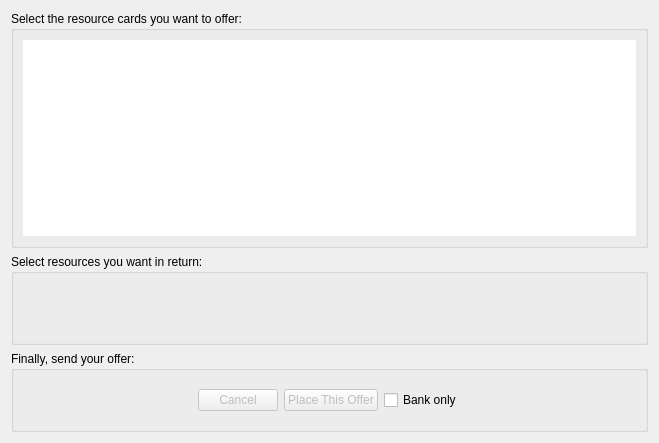
<?xml version="1.0" encoding="UTF-8"?>
<ui version="4.0">
 <class>CreateTradeOfferForm</class>
 <widget class="QDialog" name="CreateTradeOfferForm">
  <property name="geometry">
   <rect>
    <x>0</x>
    <y>0</y>
    <width>659</width>
    <height>443</height>
   </rect>
  </property>
  <property name="sizePolicy">
   <sizepolicy hsizetype="Fixed" vsizetype="Fixed">
    <horstretch>0</horstretch>
    <verstretch>0</verstretch>
   </sizepolicy>
  </property>
  <property name="windowTitle">
   <string>Trade</string>
  </property>
  <layout class="QVBoxLayout" name="verticalLayout">
   <item>
    <widget class="QGroupBox" name="groupBox">
     <property name="sizePolicy">
      <sizepolicy hsizetype="Preferred" vsizetype="Expanding">
       <horstretch>0</horstretch>
       <verstretch>0</verstretch>
      </sizepolicy>
     </property>
     <property name="title">
      <string>Select the resource cards you want to offer:</string>
     </property>
     <layout class="QVBoxLayout" name="verticalLayout_2">
      <item>
       <widget class="QGraphicsView" name="graphicsViewCardSelection">
        <property name="autoFillBackground">
         <bool>false</bool>
        </property>
        <property name="frameShape">
         <enum>QFrame::NoFrame</enum>
        </property>
        <property name="frameShadow">
         <enum>QFrame::Plain</enum>
        </property>
        <property name="lineWidth">
         <number>1</number>
        </property>
        <property name="verticalScrollBarPolicy">
         <enum>Qt::ScrollBarAlwaysOff</enum>
        </property>
        <property name="horizontalScrollBarPolicy">
         <enum>Qt::ScrollBarAlwaysOff</enum>
        </property>
       </widget>
      </item>
     </layout>
    </widget>
   </item>
   <item>
    <widget class="QGroupBox" name="grouBoxTrade">
     <property name="title">
      <string>Select resources you want in return:</string>
     </property>
     <layout class="QVBoxLayout" name="verticalLayout_4">
      <item>
       <widget class="ResourceInfoWidget" name="widgetResourceInfo" native="true">
        <property name="minimumSize">
         <size>
          <width>0</width>
          <height>50</height>
         </size>
        </property>
       </widget>
      </item>
     </layout>
    </widget>
   </item>
   <item>
    <widget class="QGroupBox" name="groupBox_2">
     <property name="title">
      <string>Finally, send your offer:</string>
     </property>
     <layout class="QVBoxLayout" name="verticalLayout_3">
      <item>
       <widget class="QWidget" name="widget_2" native="true">
        <layout class="QHBoxLayout" name="horizontalLayout">
         <item>
          <spacer name="horizontalSpacer_2">
           <property name="orientation">
            <enum>Qt::Horizontal</enum>
           </property>
           <property name="sizeHint" stdset="0">
            <size>
             <width>40</width>
             <height>20</height>
            </size>
           </property>
          </spacer>
         </item>
         <item>
          <widget class="QPushButton" name="buttonCancelOffer">
           <property name="enabled">
            <bool>false</bool>
           </property>
           <property name="text">
            <string>Cancel</string>
           </property>
           <property name="autoDefault">
            <bool>false</bool>
           </property>
          </widget>
         </item>
         <item>
          <widget class="QPushButton" name="buttonPlaceOffer">
           <property name="enabled">
            <bool>false</bool>
           </property>
           <property name="text">
            <string>Place This Offer</string>
           </property>
           <property name="autoDefault">
            <bool>false</bool>
           </property>
          </widget>
         </item>
         <item>
          <widget class="QCheckBox" name="checkBoxBankOnly">
           <property name="enabled">
            <bool>true</bool>
           </property>
           <property name="text">
            <string>Bank only</string>
           </property>
          </widget>
         </item>
         <item>
          <spacer name="horizontalSpacer_3">
           <property name="orientation">
            <enum>Qt::Horizontal</enum>
           </property>
           <property name="sizeHint" stdset="0">
            <size>
             <width>40</width>
             <height>20</height>
            </size>
           </property>
          </spacer>
         </item>
        </layout>
       </widget>
      </item>
     </layout>
    </widget>
   </item>
  </layout>
 </widget>
 <customwidgets>
  <customwidget>
   <class>ResourceInfoWidget</class>
   <extends>QWidget</extends>
   <header>ResourceInfoWidget.h</header>
   <container>1</container>
  </customwidget>
 </customwidgets>
 <resources>
  <include location="../resources/Resources.qrc"/>
 </resources>
 <connections>
  <connection>
   <sender>buttonCancelOffer</sender>
   <signal>clicked()</signal>
   <receiver>CreateTradeOfferForm</receiver>
   <slot>close()</slot>
   <hints>
    <hint type="sourcelabel">
     <x>268</x>
     <y>364</y>
    </hint>
    <hint type="destinationlabel">
     <x>329</x>
     <y>303</y>
    </hint>
   </hints>
  </connection>
 </connections>
</ui>
